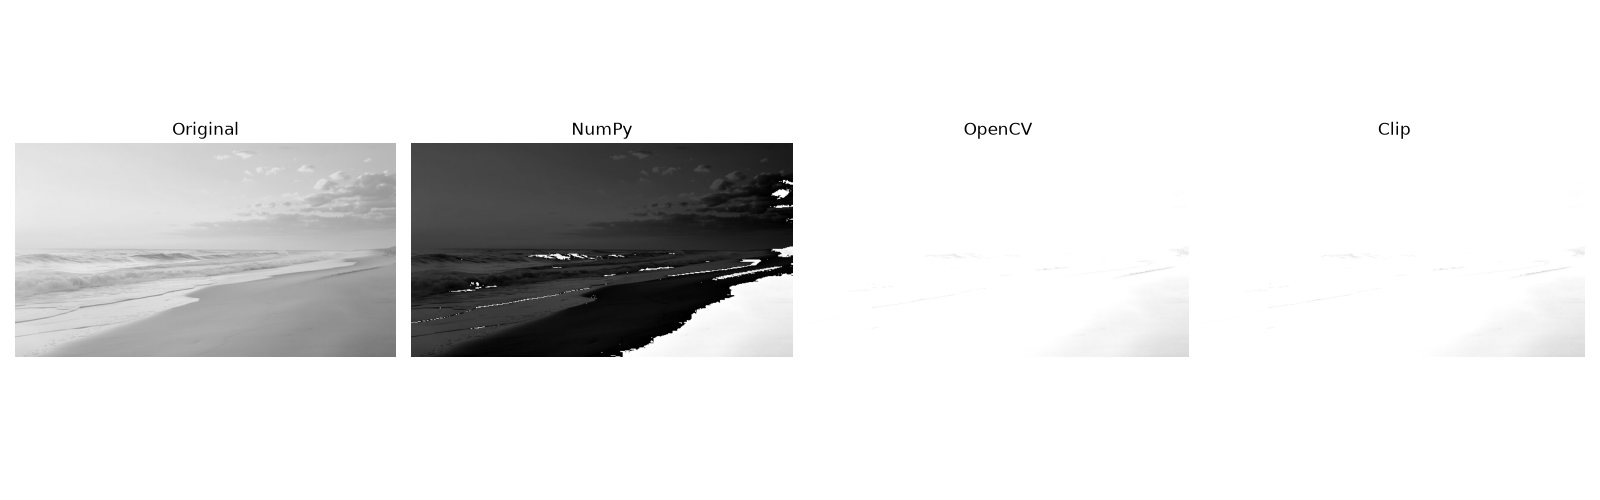

This chart was generated by the following Python code:
import sys
import cv2
import numpy as np
import matplotlib.pyplot as plt

# Part 1 - Safe addition and brighten function
def add_safe(img, b):
    result = img.astype(np.int16) + b
    result = np.clip(result, 0, 255)
    return result.astype(np.uint8)

def brighten(img, b, method):

    if method == "np":
        return img + b

    elif method == "cv2":
        if b >= 0:
            return cv2.add(img, b)
        else:
            return cv2.subtract(img, -b)

    elif method == "clip":
        return add_safe(img, b)

# Read grayscale image
if len(sys.argv) != 2:
    print("Usage: python ex05.py <image file>")
    sys.exit(1)

img = cv2.imread(sys.argv[1], cv2.IMREAD_GRAYSCALE)

if img is None:
    print("Error: Could not read image")
    sys.exit(1)

# Part 2 - Brighten image using three methods
b = 100

img_np = brighten(img, b, "np")
img_cv2 = brighten(img, b, "cv2")
img_clip = brighten(img, b, "clip")

images = [img, img_np, img_cv2, img_clip]

titles = [
    "Original",
    "NumPy",
    "OpenCV",
    "Clip"
]

plt.figure(figsize=(16, 5))

for i in range(4):
    plt.subplot(1, 4, i + 1)
    plt.imshow(images[i], cmap="gray", vmin=0, vmax=255)
    plt.title(titles[i])
    plt.axis("off")

plt.tight_layout()
plt.savefig("ex05.png")
plt.show()

# Part 3 - Print maximum values
print("Original max:", img.max())
print("NumPy max:", img_np.max())
print("OpenCV max:", img_cv2.max())
print("Clip max:", img_clip.max())

# Part 4 - Darken image using b=-100
b = -100

img_cv2_dark = brighten(img, b, "cv2")
img_clip_dark = brighten(img, b, "clip")

plt.figure(figsize=(12, 5))

plt.subplot(1, 3, 1)
plt.imshow(img, cmap="gray", vmin=0, vmax=255)
plt.title("Original")
plt.axis("off")

plt.subplot(1, 3, 2)
plt.imshow(img_cv2_dark, cmap="gray", vmin=0, vmax=255)
plt.title("OpenCV -100")
plt.axis("off")

plt.subplot(1, 3, 3)
plt.imshow(img_clip_dark, cmap="gray", vmin=0, vmax=255)
plt.title("Clip -100")
plt.axis("off")

plt.tight_layout()
plt.show()

# Part 5 - Display without vmin and vmax
plt.figure(figsize=(16, 5))

for i in range(4):
    plt.subplot(1, 4, i + 1)
    plt.imshow(images[i], cmap="gray")
    plt.title(titles[i])
    plt.axis("off")

plt.tight_layout()
plt.savefig("ex05_no_vmin.png")
plt.show()
